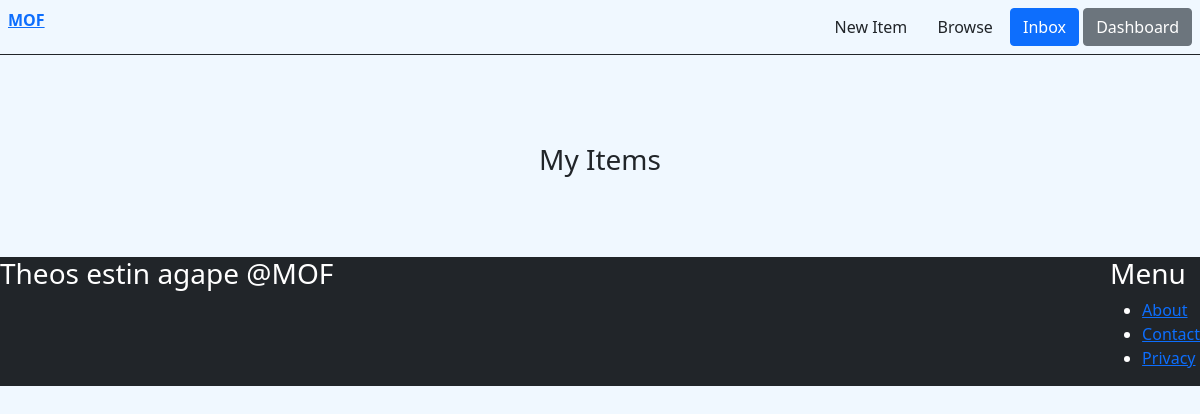
Page /dashboard/ (signed in) on the earlier database version.
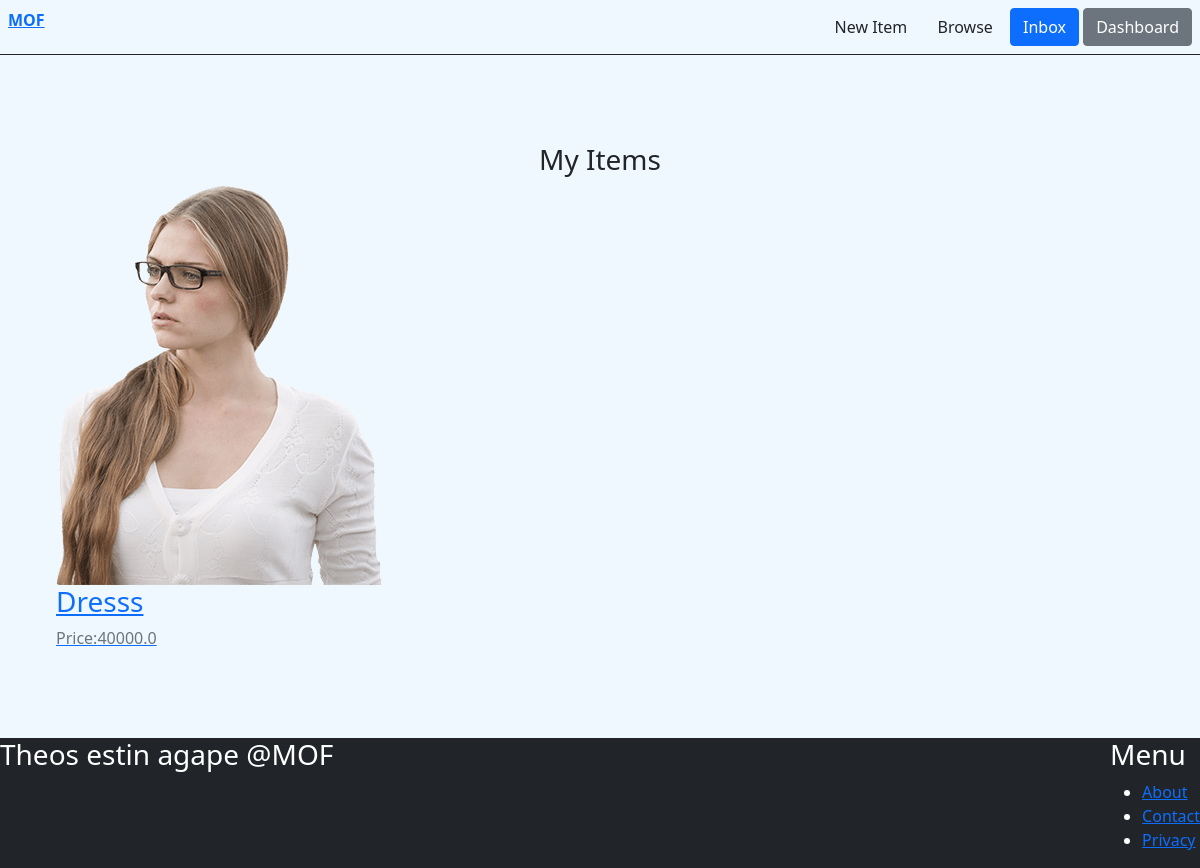
Same page on the later database version.
### items/models.py (models this page shows, shortened)
class Item(models.Model):
  category=models.ForeignKey(Category,related_name='items', on_delete=models.CASCADE)
  name=models.CharField(max_length=255)
  description=models.TextField(blank=True,null=True)
  price=models.FloatField()
  image=models.ImageField(upload_to='images',blank=True,null=True)
  is_sold=models.BooleanField(default=False)
  created_by=models.ForeignKey(User, related_name='items', on_delete=models.CASCADE)
  created_at=models.DateTimeField(auto_now_add=True)

### dashboard/views.py (the view)
# urls.py: path('',views.dash_index,name='home'),
@login_required
def dash_index(request):
  items = Item.objects.filter(created_by=request.user)
  return render(request,'dashboard/index.html',{'items':items})

### dashboard/templates/dashboard/index.html (shortened to what this page needs)
{% extends "core/base.html" %}
{% block content  %}
<div class='mt-3 px-2 py-4 rounded'>
<h3 class='mb-2 text-center'>My Items</h3>
<div class='row'>
  <div class='row'>
    {% for item in items  %}
    <div class='col-md-4'>
       <a href='{% url "items:detail" item.id%}'>
        <div>
          <img class='image-fluid rounded'src="{{item.image.url}}"/>
        </div>
        <div>
           <h3>{{item.name}}</h3>
          <p class='text-muted'>Price:{{item.price}}</p>
        </div>
       </a>
    </div>
      {% endfor %}
  </div>
</div>
</div>
{% endblock %}

Differences in the rows shown:
now on this page (row edited): Item: image (picture), name "Dresss", price "40000.0"
